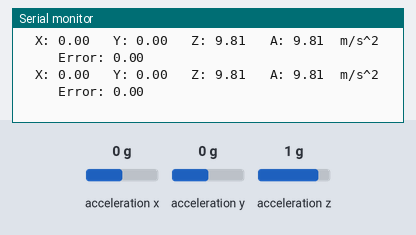
A sketch run on a simulated Arduino Zero (SAMD21). Parts: the last lines printed to the serial monitor. The test bench sets the inputs (shaded band); at power-on: acceleration x 0 g, acceleration y 0 g, acceleration z 1 g.

Above: at 2.2 s.
2.3 s: acceleration x set to -1.4 g
At 2.9 s:
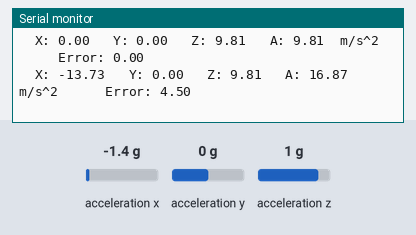
3.8 s: acceleration y set to -1.4 g
At 4.4 s:
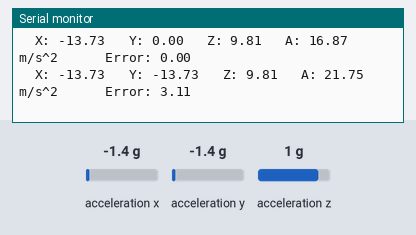
5.3 s: acceleration z set to -1.4 g
At 5.9 s:
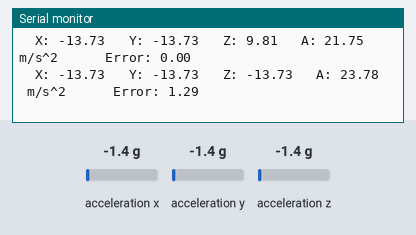
Timing chart, 0 to 8.3 s (numbered marks = the images above; inputs shaded):
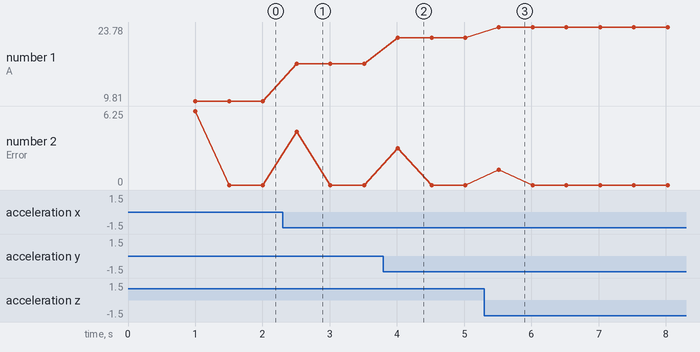

The sketch:

arduino_outSource_test.ino
```cpp
// Basic demo for accelerometer readings from Adafruit LIS3DH

#include <Wire.h>
#include <SPI.h>
#include <Adafruit_LIS3DH.h>
#include <Adafruit_Sensor.h>

// Used for software SPI
#define LIS3DH_CLK 13
#define LIS3DH_MISO 12
#define LIS3DH_MOSI 11
// Used for hardware & software SPI
#define LIS3DH_CS 10

// software SPI
//Adafruit_LIS3DH lis = Adafruit_LIS3DH(LIS3DH_CS, LIS3DH_MOSI, LIS3DH_MISO, LIS3DH_CLK);
// hardware SPI
//Adafruit_LIS3DH lis = Adafruit_LIS3DH(LIS3DH_CS);
// I2C
Adafruit_LIS3DH lis = Adafruit_LIS3DH();

#if defined(ARDUINO_ARCH_SAMD)
// for Zero, output on USB Serial console, remove line below if using programming port to program the Zero!
   #define Serial SerialUSB
#endif

float lastAccel = 0;
float deltaAccel = 0;
float error = 0;

int _i2caddr = 0x19;

void setup(void) {
#ifndef ESP8266
  while (!Serial);     // will pause Zero, Leonardo, etc until serial console opens
#endif

  Serial.begin(9600);
  Serial.println("LIS3DH test!");

  if (! lis.begin(0x19)) {   // change this to 0x19 for alternative i2c address
    Serial.println("Couldnt start");
    while (1);
  }
  Serial.println("LIS3DH found!");

  lis.setRange(LIS3DH_RANGE_16_G);   // 2, 4, 8 or 16 G!

  Serial.print("Range = "); Serial.print(2 << lis.getRange());
  Serial.println("G");

  lis.read();

  delay(1000);
}

void loop() {
  lis.read();      // get X Y and Z data at once
  // Then print out the raw data
/*  Serial.print("X:  "); Serial.print(lis.x);
  Serial.print("  \tY:  "); Serial.print(lis.y);
  Serial.print("  \tZ:  "); Serial.print(lis.z);
*/
  /* Or....get a new sensor event, normalized */
  sensors_event_t event;
  lis.getEvent(&event);

  float accel = sqrt( (event.acceleration.x)*(event.acceleration.x)+(event.acceleration.y)*(event.acceleration.y)+(event.acceleration.z)*(event.acceleration.z) );

  deltaAccel = abs(lastAccel - accel);
  error = 100*deltaAccel/16/9.81;

  lastAccel = accel;

  /* Display the results (acceleration is measured in m/s^2) */
  Serial.print("\tX: "); Serial.print(event.acceleration.x);
  Serial.print(" \tY: "); Serial.print(event.acceleration.y);
  Serial.print(" \tZ: "); Serial.print(event.acceleration.z);
  Serial.print(" \tA: "); Serial.print(accel);
  Serial.print("\tm/s^2 ");
  Serial.print(" \t\tError: "); Serial.print(error); /*
  Serial.print("\tREG_TEMPCFG: ");
  Serial.print(readRegister8(LIS3DH_REG_TEMPCFG));
  Serial.print("\tREG_CTRL1: ");
  Serial.print(readRegister8(LIS3DH_REG_CTRL1));
  Serial.print("\tREG_CTRL2: ");
  Serial.print(readRegister8(LIS3DH_REG_CTRL2));
  Serial.print("\tREG_CTRL3: ");
  Serial.print(readRegister8(LIS3DH_REG_CTRL3));
  Serial.print("\tREG_CTRL4: ");
  Serial.print(readRegister8(LIS3DH_REG_CTRL4));
  Serial.print("\tREG_CTRL5: ");
  Serial.print(readRegister8(LIS3DH_REG_CTRL5));
  Serial.print("\tREG_CTRL6: ");
  Serial.print(readRegister8(LIS3DH_REG_CTRL6));
  Serial.print("\tREG_REFERENCE: ");
  Serial.print(readRegister8(LIS3DH_REG_REFERENCE));*/

  Serial.println();

  delay(500);
}

void writeRegister8(uint8_t reg, uint8_t value) {  // (регистр, значение)

    Wire.beginTransmission((uint8_t)_i2caddr);
    Wire.write((uint8_t)reg);
    Wire.write((uint8_t)value);
    Wire.endTransmission();
  }

uint8_t readRegister8(uint8_t reg) {
    Wire.beginTransmission(_i2caddr);
    Wire.write((uint8_t)reg);
    Wire.endTransmission();

    Wire.requestFrom(_i2caddr, 1);

    return Wire.read();
  }
```

Measured:
- after the input at 2.3 s, the serial monitor: prints a new line after 0.21 s (image 1)
- after the input at 3.8 s, the serial monitor: prints a new line after 0.21 s (image 2)
- after the input at 5.3 s, the serial monitor: prints a new line after 0.22 s (image 3)
- plotted number 1: 9.81 → 16.87 after the input at 2.3 s, 16.87 → 21.75 after the input at 3.8 s, 21.75 → 23.78 after the input at 5.3 s
